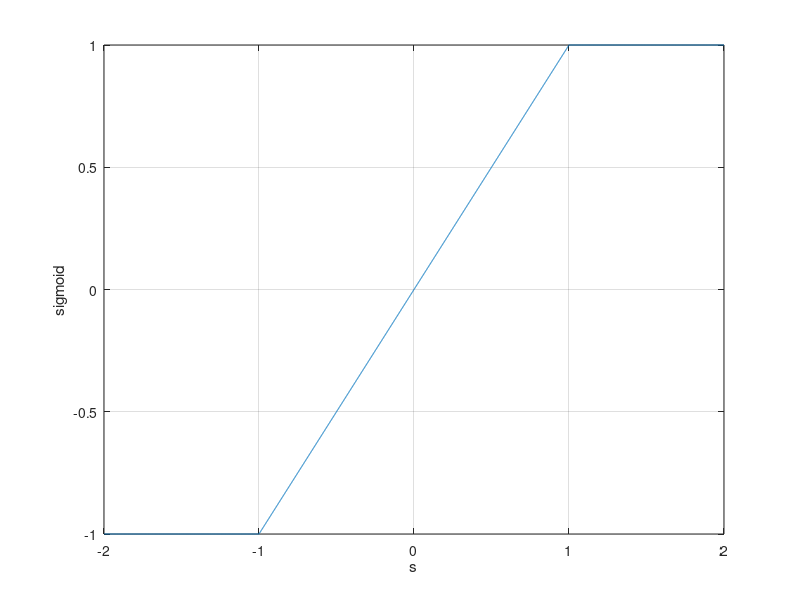

Recreate this plot in MATLAB.
a=ones(4000,1);
b=ones(4000,1);
for i=1:4000
    s=0.001*i-2;
    if s<=-1
       u=-1;
    else if s>-1&&s<=1
            u=s;
        else
            u=1;
        end
    end
    a(i)=s;
    b(i)=u;
end

plot(a,b)
grid on
xlabel('s')
ylabel('sigmoid')